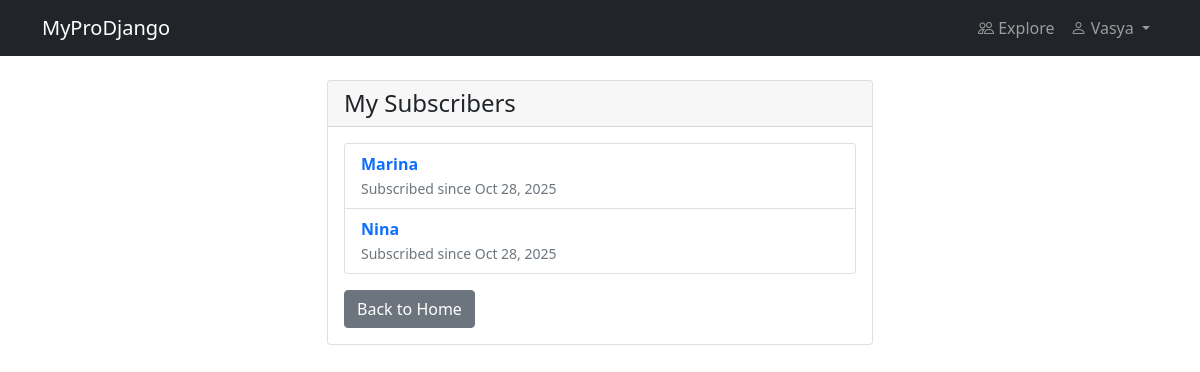
/subscribers/ (signed in), run on the app's committed database.
### core/models.py (models this page shows, shortened)
class Subscription(models.Model):
    subscriber = models.ForeignKey(User, on_delete=models.CASCADE, related_name='subscriptions')
    target = models.ForeignKey(User, on_delete=models.CASCADE, related_name='subscribers')
    created_at = models.DateTimeField(auto_now_add=True)
    class Meta:
        unique_together = ['subscriber', 'target']

### core/views.py (the view)
# urls.py: path('subscribers/', views.subscribers_list, name='subscribers-list'),
@login_required
def subscribers_list(request):
    subscribers = Subscription.objects.filter(target=request.user).select_related('subscriber')
    return render(request, 'core/subscribers_list.html', {'subscribers': subscribers})

### core/templates/core/subscribers_list.html
{% extends 'base.html' %}
{% block content %}
<div class="row">
    <div class="col-md-6 mx-auto">
        <div class="card">
            <div class="card-header">
                <h4 class="mb-0">My Subscribers</h4>
            </div>
            <div class="card-body">
                {% if subscribers %}
                    <div class="list-group">
                        {% for subscriber in subscribers %}
                        <div class="list-group-item">
                            <a href="{% url 'user-profile' subscriber.subscriber.id %}" class="text-decoration-none">
                                <strong>{{ subscriber.subscriber.username }}</strong>
                            </a>
                            <br>
                            <small class="text-muted">Subscribed since {{ subscriber.created_at|date:"M j, Y" }}</small>
                        </div>
                        {% endfor %}
                    </div>
                {% else %}
                    <p class="text-muted">You don't have any subscribers yet.</p>
                {% endif %}
                <div class="mt-3">
                    <a href="{% url 'home' %}" class="btn btn-secondary">Back to Home</a>
                </div>
            </div>
        </div>
    </div>
</div>
{% endblock %}

### templates/base.html (shortened to what this page needs)
<!DOCTYPE html>
<html lang="en">
<head>
    <link href="https://cdn.jsdelivr.net/npm/bootstrap@5.1.3/dist/css/bootstrap.min.css" rel="stylesheet">
    <link rel="stylesheet" href="https://cdn.jsdelivr.net/npm/bootstrap-icons@1.11.0/font/bootstrap-icons.css">
</head>
<body>
    <nav class="navbar navbar-expand-lg navbar-dark bg-dark">
        <div class="container">
            <a class="navbar-brand" href="{% url 'home' %}">MyProDjango</a>
            <div class="collapse navbar-collapse" id="navbarNav">
                <ul class="navbar-nav ms-auto">
                    {% if user.is_authenticated %}
                        <li class="nav-item">
                            <a class="nav-link" href="{% url 'explore-users' %}">
                                <i class="bi bi-people"></i> Explore
                            </a>
                        </li>
                        <li class="nav-item dropdown">
                            <a class="nav-link dropdown-toggle" href="#" role="button" data-bs-toggle="dropdown">
                                <i class="bi bi-person"></i> {{ user.username }}
                            </a>
                        </li>
                    {% endif %}
                </ul>
            </div>
        </div>
    </nav>
    <div class="container mt-4">
        {% block content %}{% endblock %}
    </div>
</body>
</html>

### data on the page
Subscription: subscriber.username "Marina", created_at "Oct 28, 2025"
Subscription: subscriber.username "Nina", created_at "Oct 28, 2025"

### other printed values
{{ user.username }} "Vasya"
